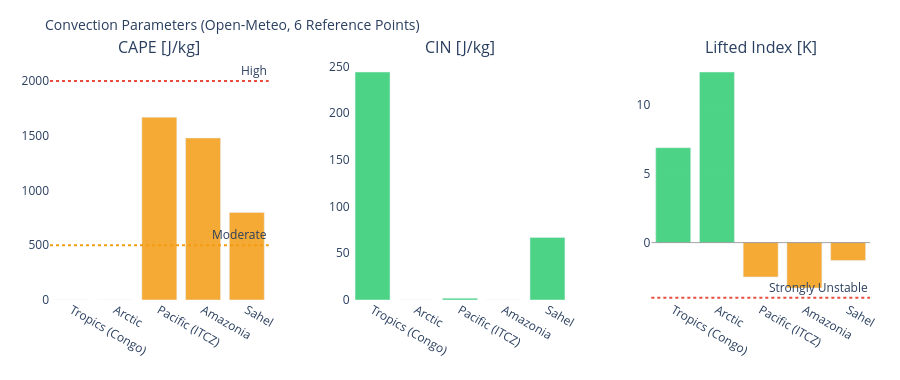

Notebook code for this chart:
### Markdown cell above
---
## 3. Visualizations

### Code cell
# ============================================================
# CAPE / CIN / LIFTED INDEX – Convection potential
# ============================================================

if not df_atm.empty:
    fig = make_subplots(
        rows=1, cols=3,
        subplot_titles=['CAPE [J/kg]', 'CIN [J/kg]', 'Lifted Index [K]'],
        horizontal_spacing=0.1
    )
    pts = df_atm['point'].tolist()
    pt_colors = ['#E85D24','#185FA5','#888780','#378ADD','#639922','#F2A623']

    # CAPE – höher = mehr Gewitterpotential
    cape_vals = df_atm['cape'].fillna(0).tolist()
    cape_colors = ['#e74c3c' if v > 2000 else '#f39c12' if v > 500 else '#2ecc71'
                   for v in cape_vals]
    fig.add_trace(go.Bar(x=pts, y=cape_vals, marker_color=cape_colors,
                         opacity=0.85, showlegend=False), row=1, col=1)
    fig.add_hline(y=2000, line_dash='dot', line_color='#e74c3c',
                  annotation_text='High', row=1, col=1)
    fig.add_hline(y=500,  line_dash='dot', line_color='#f39c12',
                  annotation_text='Moderate', row=1, col=1)

    # CIN – negativer = stärker gedeckelt (weniger Auslöse)
    cin_vals = df_atm['cin'].fillna(0).tolist()
    cin_colors = ['#e74c3c' if v < -200 else '#f39c12' if v < -50 else '#2ecc71'
                  for v in cin_vals]
    fig.add_trace(go.Bar(x=pts, y=cin_vals, marker_color=cin_colors,
                         opacity=0.85, showlegend=False), row=1, col=2)

    # Lifted Index – negativ = instabil
    li_vals = df_atm['li'].fillna(0).tolist()
    li_colors = ['#e74c3c' if v < -4 else '#f39c12' if v < 0 else '#2ecc71'
                 for v in li_vals]
    fig.add_trace(go.Bar(x=pts, y=li_vals, marker_color=li_colors,
                         opacity=0.85, showlegend=False), row=1, col=3)
    fig.add_hline(y=0, line_color='gray', line_width=0.7, row=1, col=3)
    fig.add_hline(y=-4, line_dash='dot', line_color='#e74c3c',
                  annotation_text='Strongly Unstable', row=1, col=3)

    fig.update_layout(
        title=dict(text='Convection Parameters (Open-Meteo, 6 Reference Points)', font=dict(size=14)),
        height=380, plot_bgcolor='rgba(0,0,0,0)', paper_bgcolor='rgba(0,0,0,0)',
        margin=dict(l=50, r=30, t=60, b=80)
    )
    fig.update_xaxes(tickangle=30)
    fig.show()

### Figure 1 — Plotly figure (JSON) as saved in the notebook; plotly's stock layout.template omitted (floating-point values rounded to 4 significant figures)
{"data": [{"marker": {"color": ["#2ecc71", "#2ecc71", "#f39c12", "#f39c12", "#f39c12"]}, "opacity": 0.85, "showlegend": false, "type": "bar", "x": ["Tropics (Congo)", "Arctic", "Pacific (ITCZ)", "Amazonia", "Sahel"], "xaxis": "x", "y": [0.0, 0.0, 1670.0, 1480.0, 800.0], "yaxis": "y"}, {"marker": {"color": ["#2ecc71", "#2ecc71", "#2ecc71", "#2ecc71", "#2ecc71"]}, "opacity": 0.85, "showlegend": false, "type": "bar", "x": ["Tropics (Congo)", "Arctic", "Pacific (ITCZ)", "Amazonia", "Sahel"], "xaxis": "x2", "y": [244.0, 0.0, 2.0, 0.0, 67.0], "yaxis": "y2"}, {"marker": {"color": ["#2ecc71", "#2ecc71", "#f39c12", "#f39c12", "#f39c12"]}, "opacity": 0.85, "showlegend": false, "type": "bar", "x": ["Tropics (Congo)", "Arctic", "Pacific (ITCZ)", "Amazonia", "Sahel"], "xaxis": "x3", "y": [6.9, 12.4, -2.5, -3.3, -1.3], "yaxis": "y3"}], "layout": {"annotations": [{"font": {"size": 16}, "showarrow": false, "text": "CAPE [J/kg]", "x": 0.1333, "xanchor": "center", "xref": "paper", "y": 1.0, "yanchor": "bottom", "yref": "paper"}, {"font": {"size": 16}, "showarrow": false, "text": "CIN [J/kg]", "x": 0.5, "xanchor": "center", "xref": "paper", "y": 1.0, "yanchor": "bottom", "yref": "paper"}, {"font": {"size": 16}, "showarrow": false, "text": "Lifted Index [K]", "x": 0.8667, "xanchor": "center", "xref": "paper", "y": 1.0, "yanchor": "bottom", "yref": "paper"}, {"showarrow": false, "text": "High", "x": 1, "xanchor": "right", "xref": "x domain", "y": 2000, "yanchor": "bottom", "yref": "y"}, {"showarrow": false, "text": "Moderate", "x": 1, "xanchor": "right", "xref": "x domain", "y": 500, "yanchor": "bottom", "yref": "y"}, {"showarrow": false, "text": "Strongly Unstable", "x": 1, "xanchor": "right", "xref": "x3 domain", "y": -4, "yanchor": "bottom", "yref": "y3"}], "height": 380, "margin": {"b": 80, "l": 50, "r": 30, "t": 60}, "paper_bgcolor": "rgba(0,0,0,0)", "plot_bgcolor": "rgba(0,0,0,0)", "shapes": [{"line": {"color": "#e74c3c", "dash": "dot"}, "type": "line", "x0": 0, "x1": 1, "xref": "x domain", "y0": 2000, "y1": 2000, "yref": "y"}, {"line": {"color": "#f39c12", "dash": "dot"}, "type": "line", "x0": 0, "x1": 1, "xref": "x domain", "y0": 500, "y1": 500, "yref": "y"}, {"line": {"color": "gray", "width": 0.7}, "type": "line", "x0": 0, "x1": 1, "xref": "x3 domain", "y0": 0, "y1": 0, "yref": "y3"}, {"line": {"color": "#e74c3c", "dash": "dot"}, "type": "line", "x0": 0, "x1": 1, "xref": "x3 domain", "y0": -4, "y1": -4, "yref": "y3"}], "title": {"font": {"size": 14}, "text": "Convection Parameters (Open-Meteo, 6 Reference Points)"}, "xaxis": {"anchor": "y", "domain": [0.0, 0.2667], "tickangle": 30}, "xaxis2": {"anchor": "y2", "domain": [0.3667, 0.6333], "tickangle": 30}, "xaxis3": {"anchor": "y3", "domain": [0.7333, 1.0], "tickangle": 30}, "yaxis": {"anchor": "x", "domain": [0.0, 1.0]}, "yaxis2": {"anchor": "x2", "domain": [0.0, 1.0]}, "yaxis3": {"anchor": "x3", "domain": [0.0, 1.0]}}}
